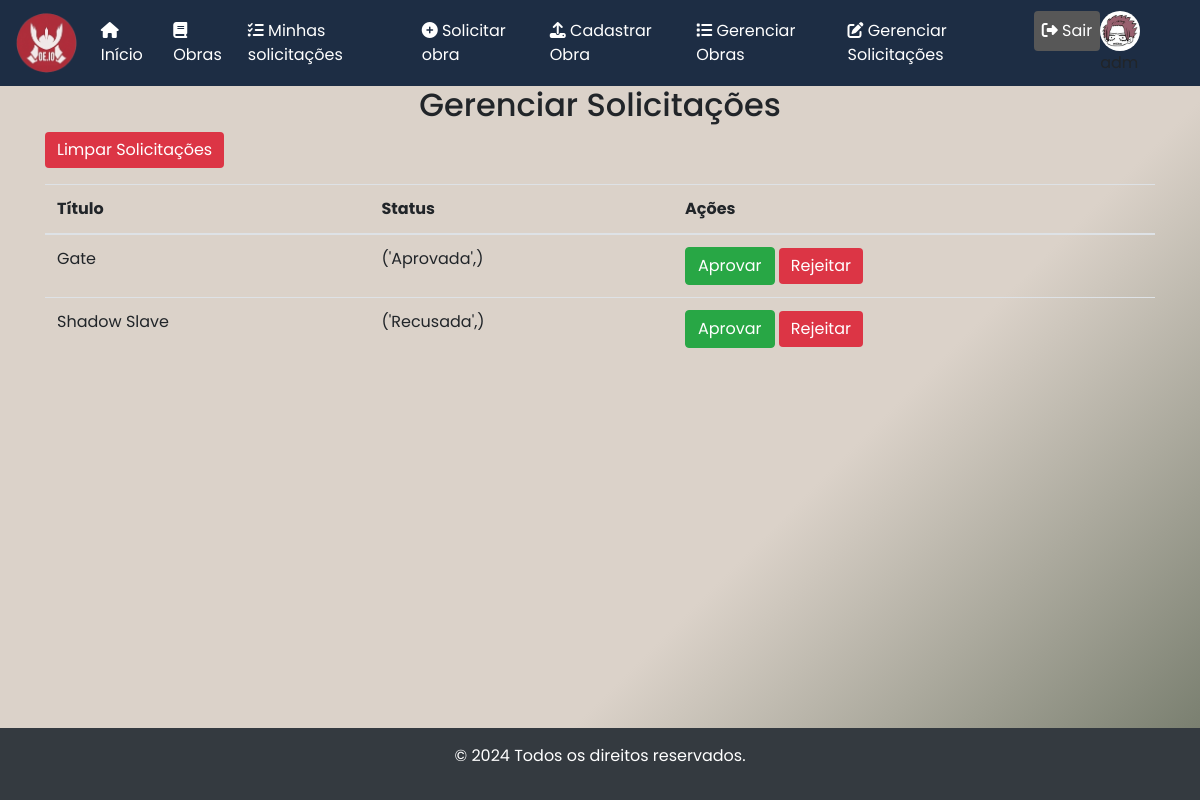
Page /gerenciar-solicitacoes/ (signed in) on the committed database.
### core/models.py (models this page shows, shortened)
class Profile(models.Model):
    user = models.OneToOneField(User, on_delete=models.CASCADE)
    name = models.CharField(max_length=150)
    email = models.EmailField(unique=True, null=True, blank=True)
    photo = models.ImageField(upload_to='profile_photos/', null=True, blank=True)

class SolicitacaoObra(models.Model):
    usuario = models.ForeignKey(User, on_delete=models.CASCADE, related_name="solicitacoes")
    titulo = models.CharField(max_length=200)
    data_solicitacao = models.DateTimeField(auto_now_add=True)
    status = models.CharField(
        max_length=20,
        choices=(
            ('Pendente', 'Pendente'),
            ('Aprovada', 'Aprovada'),
            ('Recusada', 'Recusada')
        ),
        default='Pendente'
    )

### core/views.py (the view)
# urls.py: path('gerenciar-solicitacoes/', views.gerenciar_solicitacoes, name='gerenciar_solicitacoes'),
@login_required# Apenas administradores
def gerenciar_solicitacoes(request):
    solicitacoes = SolicitacaoObra.objects.all()
    return render(request, 'gerenciar_solicitacoes.html', {'solicitacoes': solicitacoes})

### core/templates/gerenciar_solicitacoes.html (shortened to what this page needs)
{% extends 'modelo.html' %}
{% load static %}
{% block conteudo %}
<div class="container">
    <h2 class="text-center">Gerenciar Solicitações</h2>
    <form action="{% url 'limpar_solicitacoes' %}" method="post">
        <button type="submit" class="btn btn-danger mb-3">Limpar Solicitações</button>
    </form>
    <table class="table">
        <thead>
            <tr>
                <th>Título</th>
                <th>Status</th>
                <th>Ações</th>
            </tr>
        </thead>
        <tbody>
            {% for solicitacao in solicitacoes %}
            <tr>
                <td>{{ solicitacao.titulo }}</td>
                <td>{{ solicitacao.status }}</td>
                <td>
                    <a href="{% url 'confirmar_solicitacao' solicitacao.id %}" class="btn btn-success">Aprovar</a>
                    <a href="{% url 'rejeitar_solicitacao' solicitacao.id %}" class="btn btn-danger">Rejeitar</a>
                </td>
            </tr>
            {% endfor %}
        </tbody>
    </table>
</div>
{% endblock %}

### core/templates/modelo.html (shortened to what this page needs)
{% load static %}
<!DOCTYPE html>
<html lang="pt-br">
<head>
    <link rel="stylesheet" href="https://cdnjs.cloudflare.com/ajax/libs/font-awesome/6.4.0/css/all.min.css">
    <link rel="stylesheet" href="{% static 'css/bootstrap.min.css' %}">
    <link rel="stylesheet" href="{% static 'css/style.css' %}">
    <link rel="stylesheet" href="{% static 'css/banner.css' %}">
    <link rel="stylesheet" href="{% static 'css/photo.css' %}">
</head>
<body>
    {% block sidebar %}
    <nav class="navbar navbar-expand-lg navbar-light custom-navbar">
        <a class="navbar-brand" href="">
            <img src="{% static 'img/logo.png' %}" alt="Logo" style="height: 60px;">
        </a>
        <div class="collapse navbar-collapse" id="navbarNav">
            <ul class="navbar-nav">
                <li class="nav-item">
                    <a class="nav-link" href="{% url 'inicio' %}">
                        <i class="fas fa-home"></i> Início
                    </a>
                </li>
                <li class="nav-item">
                    <a class="nav-link" href="{% url 'todas_as_obras' %}">
                        <i class="fas fa-book"></i> Obras
                    </a>
                </li>
                {% if user.is_authenticated %}
                    <li class="nav-item">
                        <a class="nav-link" href="{% url 'minhas_solicitacoes' %}">
                            <i class="fas fa-tasks"></i> Minhas solicitações
                        </a>
                    </li>
                    <li class="nav-item">
                        <a class="nav-link" href="{% url 'solicitar_obra' %}">
                            <i class="fas fa-plus-circle"></i> Solicitar obra
                        </a>
                    </li>
                {% endif %}
                {% if user.is_authenticated and user.is_superuser %}
                    <li class="nav-item">
                        <a class="nav-link" href="{% url 'cadastrar_obra' %}">
                            <i class="fas fa-upload"></i> Cadastrar Obra
                        </a>
                    </li>
                    <li class="nav-item">
                        <a class="nav-link" href="{% url 'listar_obras' %}">
                            <i class="fas fa-list"></i> Gerenciar Obras
                        </a>
                    </li>
                    <li class="nav-item">
                        <a class="nav-link" href="{% url 'gerenciar_solicitacoes' %}">
                            <i class="fas fa-edit"></i> Gerenciar Solicitações
                        </a>
                    </li>
                {% endif %}
                {% if user.is_authenticated %}
                    <li class="nav-item">
                        <form action="{% url 'logout' %}" method="post" class="mb-0">
                            <button type="submit" class="nav-link btn btn-dark-gray">
                                <i class="fas fa-sign-out-alt"></i> Sair
                            </button>
                        </form>
                    </li>
                {% endif %}
            </ul>
            {% if user.is_authenticated %}
            <ul class="navbar-nav navbar-profile ml-auto">
                <li class="nav-item d-flex align-items-center">
                    <div class="navbar-profile">
                        <a href="{% url 'profile' %}" style="text-decoration: none; color: inherit;">
                            {% if user.profile.photo %}
                                <img src="{{ user.profile.photo.url }}" alt="User Photo" class="profile-picture">
                            {% else %}
                                <img src="{% static 'img/default-avatar.png' %}" alt="Default Photo" class="profile-picture">
                            {% endif %}
                            <span>{{ user.username }}</span>
                        </a>
                    </div>
                </li>
            </ul>
            {% endif %}
        </div>
    </nav>
    {% endblock %}
    {% block conteudo %}{% endblock %}
    {% block rodape %}
    <footer class="bg-dark text-white text-center py-3">
        <p>&copy; 2024 Todos os direitos reservados.</p>
    </footer>
    {% endblock %}
</body>
</html>

### static/css/style.css (style rules this page uses)
body, input, button, .form-label, .form-control, .btn-custom, .btn-custom-login, .profile-header h2, .profile-info p, .profile-actions .btn, .obra-capa, .nav-item .btn-custom-login, .nav-item .btn-custom { font-family: 'Poppins', 'Inter', 'Courier Prime', sans-serif; }
body { min-height: 100vh; display: flex; flex-direction: column; background: linear-gradient(135deg, #DBD2C9 65%, #6F7666 100%); margin: 0; }
footer { background-color: #343a40; color: white; text-align: center; padding: 10px 0; margin-top: auto; }
.btn-danger { background-color: #dc3545; color: white; border: none; }
.custom-navbar { background-color: #1D2D44 ; }
.navbar-light .navbar-nav .nav-link { color: #fff; }
.btn-dark-gray { background-color: #575757; color: white; border: none; }

### static/css/photo.css (style rules this page uses)
.navbar-profile { margin-left: auto; display: flex; align-items: center; }
.navbar-profile .profile-picture { width: 40px; height: 40px; border-radius: 50%; object-fit: cover; margin-right: 10px; }

### rows in the picture
SolicitacaoObra: titulo "Gate", status "('Aprovada',)"
SolicitacaoObra: titulo "Shadow Slave", status "('Recusada',)"
